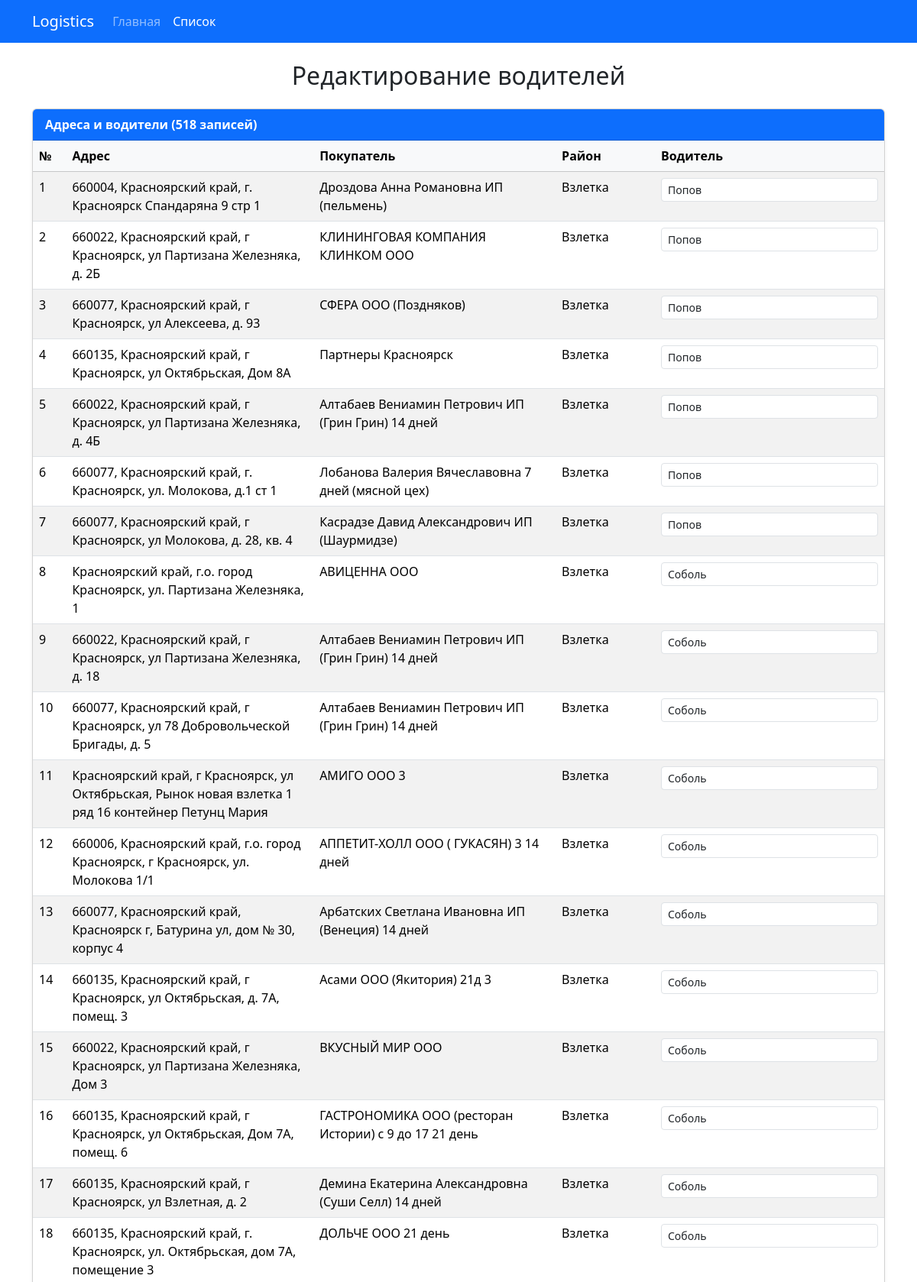
Screenshot of /tasklist/addresses/ (upper part) with the database file from the repository.
### models.py (models this page shows)
class AddressModel(Model):
    __tablename__ = 'addresses_table'
    id: Mapped[int] = mapped_column(primary_key=True)
    address: Mapped[str]
    buyer: Mapped[str]
    driver: Mapped[str] = mapped_column(default='')
    district: Mapped[str] = mapped_column(default='')

### urls.py (the view)
@task_temp_url.get("/tasklist/addresses/")
async def list_addresses(request: Request):
    addresses = get_all_addresses()
    return template.TemplateResponse(
        request=request,
        name='addresses.html',
        context={"addresses": addresses}
    )

### templates/addresses.html (shortened to what this page needs)
{% extends "base.html" %}
{%block body%}
<div class="row justify-content-center">
    <div class="col-md-12">
        <h2 class="text-center mb-4">Редактирование водителей</h2>
        <div class="card shadow-sm">
            <div class="card-header bg-primary text-white">
                <strong>Адреса и водители ({{ addresses|length }} записей)</strong>
            </div>
            <div class="card-body p-0">
                <div class="table-responsive">
                    <table class="table table-striped table-hover mb-0">
                        <thead class="table-light">
                            <tr>
                                <th>№</th>
                                <th>Адрес</th>
                                <th>Покупатель</th>
                                <th>Район</th>
                                <th style="min-width: 300px;">Водитель</th>
                            </tr>
                        </thead>
                        <tbody>
                            {% for addr in addresses %}
                            <tr>
                                <td>{{ addr.id }}</td>
                                <td>{{ addr.address }}</td>
                                <td>{{ addr.buyer }}</td>
                                <td>{{ addr.district }}</td>
                                <td>
                                    <input type="text"
                                           class="form-control form-control-sm driver-input"
                                           data-id="{{ addr.id }}"
                                           value="{{ addr.driver }}"
                                           placeholder="Введите водителя">
                                </td>
                            </tr>
                            {% endfor %}
                        </tbody>
                    </table>
                </div>
            </div>
        </div>
    </div>
</div>
{%endblock%}

### templates/base.html (shortened to what this page needs)
<!DOCTYPE html>
<html lang="ru">
<head>
    <link rel="stylesheet" href="{{ url_for('static', path='styles.css') }}">
    <link href="https://cdn.jsdelivr.net/npm/bootstrap@5.3.3/dist/css/bootstrap.min.css" rel="stylesheet">
</head>
<body>
    <nav class="navbar navbar-expand-lg navbar-dark bg-primary">
        <div class="container">
            <a class="navbar-brand" href="/">Logistics</a>
            <div class="collapse navbar-collapse" id="navbarNav">
                <ul class="navbar-nav">
                    <li class="nav-item">
                        <a class="nav-link {% if request.path == '/' %}active{% endif %}" href="/">Главная</a>
                    </li>
                    <li class="nav-item">
                        <a class="nav-link {% if '/tasklist' in request.path %}active{% endif %}" href="/tasklist/">Список</a>
                    </li>
                </ul>
            </div>
        </div>
    </nav>
    <div class="container mt-4">
        {%block body%}
        {%endblock%}
    </div>
</body>
</html>

### rows the page displays
AddressModel: id "1", address "660004, Красноярский край, г. Красноярск Спандаряна 9 стр 1", buyer "Дроздова Анна Романовна ИП (пельмень)", district "Взлетка", driver "Попов"
AddressModel: id "2", address "660022, Красноярский край, г Красноярск, ул Партизана Железняка, д. 2Б", buyer "КЛИНИНГОВАЯ КОМПАНИЯ КЛИНКОМ ООО", district "Взлетка", driver "Попов"
AddressModel: id "3", address "660077, Красноярский край, г Красноярск, ул Алексеева, д. 93", buyer "СФЕРА ООО (Поздняков)", district "Взлетка", driver "Попов"
AddressModel: id "4", address "660135, Красноярский край, г Красноярск, ул Октябрьская, Дом 8А", buyer "Партнеры Красноярск", district "Взлетка", driver "Попов"
AddressModel: id "5", address "660022, Красноярский край, г Красноярск, ул Партизана Железняка, д. 4Б", buyer "Алтабаев Вениамин Петрович ИП (Грин Грин) 14 дней", district "Взлетка", driver "Попов"
AddressModel: id "6", address "660077, Красноярский край, г. Красноярск, ул. Молокова, д.1 ст 1", buyer "Лобанова Валерия Вячеславовна 7 дней (мясной цех)", district "Взлетка", driver "Попов"
AddressModel: id "7", address "660077, Красноярский край, г Красноярск, ул Молокова, д. 28, кв. 4", buyer "Касрадзе Давид Александрович ИП (Шаурмидзе)", district "Взлетка", driver "Попов"
AddressModel: id "8", address "Красноярский край, г.о. город Красноярск, ул. Партизана Железняка, 1", buyer "АВИЦЕННА ООО", district "Взлетка", driver "Соболь"
AddressModel: id "9", address "660022, Красноярский край, г Красноярск, ул Партизана Железняка, д. 18", buyer "Алтабаев Вениамин Петрович ИП (Грин Грин) 14 дней", district "Взлетка", driver "Соболь"
AddressModel: id "10", address "660077, Красноярский край, г Красноярск, ул 78 Добровольческой Бригады, д. 5", buyer "Алтабаев Вениамин Петрович ИП (Грин Грин) 14 дней", district "Взлетка", driver "Соболь"
AddressModel: id "11", address "Красноярский край, г Красноярск, ул Октябрьская, Рынок новая взлетка 1 ряд 16 контейнер Петунц Мария", buyer "АМИГО ООО 3", district "Взлетка", driver "Соболь"
AddressModel: id "12", address "660006, Красноярский край, г.о. город Красноярск, г Красноярск, ул. Молокова 1/1", buyer "АППЕТИТ-ХОЛЛ ООО ( ГУКАСЯН) 3 14 дней", district "Взлетка", driver "Соболь"
AddressModel: id "13", address "660077, Красноярский край, Красноярск г, Батурина ул, дом № 30, корпус 4", buyer "Арбатских Светлана Ивановна ИП (Венеция) 14 дней", district "Взлетка", driver "Соболь"
AddressModel: id "14", address "660135, Красноярский край, г Красноярск, ул Октябрьская, д. 7А, помещ. 3", buyer "Асами ООО (Якитория) 21д 3", district "Взлетка", driver "Соболь"
AddressModel: id "15", address "660022, Красноярский край, г Красноярск, ул Партизана Железняка, Дом 3", buyer "ВКУСНЫЙ МИР ООО", district "Взлетка", driver "Соболь"
AddressModel: id "16", address "660135, Красноярский край, г Красноярск, ул Октябрьская, Дом 7А, помещ. 6", buyer "ГАСТРОНОМИКА ООО (ресторан Истории) с 9 до 17 21 день", district "Взлетка", driver "Соболь"
AddressModel: id "17", address "660135, Красноярский край, г Красноярск, ул Взлетная, д. 2", buyer "Демина Екатерина Александровна (Суши Селл) 14 дней", district "Взлетка", driver "Соболь"
AddressModel: id "18", address "660135, Красноярский край, г. Красноярск, ул. Октябрьская, дом 7А, помещение 3", buyer "ДОЛЬЧЕ ООО 21 день", district "Взлетка", driver "Соболь"

### other values shown
{{ addresses|length }} "518"
